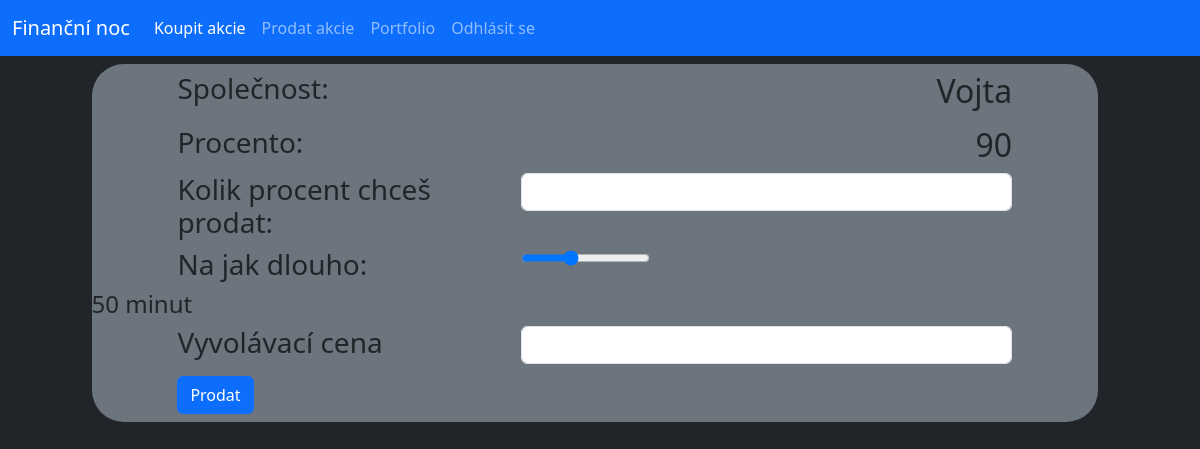
The app's page /sell/1 (signed in), older data.
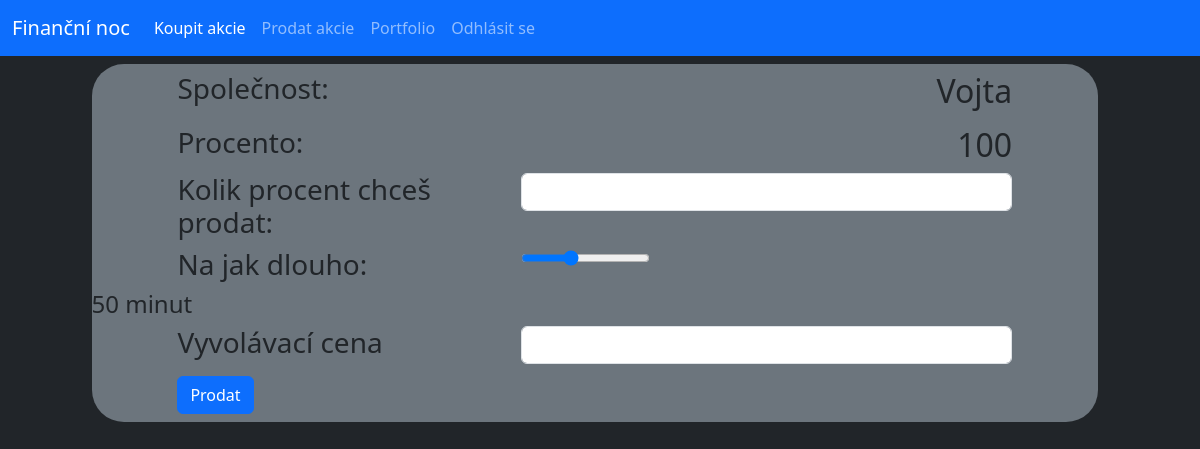
The same page, newer data.
### database.py (models this page shows, shortened)
class Stock(db.Model):
    _id = db.Column("id", db.Integer, primary_key=True)
    owner = db.Column(db.String(40))
    name = db.Column(db.String(40))
    percentage = db.Column(db.Integer)
    isSelling = db.Column(db.Boolean)

### router.py (the view, shortened to what this page needs)
@app.route("/sell", methods=["GET"])
@app.route("/sell/<stock_id>", methods=["GET", "POST"])
def sellStock(stock_id=-1):
    if not "user" in session:
        return redirect(url_for("login"))
    if (request.method == "GET") and (int(stock_id) < 0):
        stocks = Stock.query.filter_by(owner=session["user"]).all()
        return render_template("sell.html", stocks=stocks, logged=True)
    elif (request.method == "GET") and (int(stock_id) >= 0):
        stock = Stock.query.filter_by(_id=stock_id).first()
        stocks = Stock.query.all()
        if stock.owner == session["user"]:
            return render_template("stockSell.html", stock=stock, logged=True)
        else:
            flash("Tuto akcii nevlastníš!")
            return redirect(url_for("home"))

### templates/stockSell.html (shortened to what this page needs)
{% extends "main.html" %}
{% block content %}
<div class="row py-2">
    <div class="col-offset-1 col-11">
        <div class="conteiner offset-1 bg-secondary rounded-5">
            <div class="row py-2">
                <div class="col-4 offset-1"><h3>Společnost:</h3></div>
                <div class="col-6"><h2 class="text-end">{{stock.name}}</h2></div>
            </div>
            <form action="#" method="POST">
                <div class="row">
                    <div class="col-4 offset-1"><h3>Procento:</h3></div>
                    <div class="col-6"><h2 class="text-end">{{stock.percentage}}</h2></div>
                </div>
                <div class="row">
                    <div class="col-4 offset-1"><h3>Kolik procent chceš prodat: </h3></div>
                    <div class="col-6"><input type="amount" class="form-control" id="amount" name="amount"></div>
                </div>
                <div class="row">
                    <div class="col-4 offset-1"><h3>Na jak dlouho: </h3></div>
                    <div class="col-6"><input type="range" min="20" max="100" value="50" class="slider" id="minutes" name="minutes"></div>
                    <div class="col"><h4><span id="sliderValue"></span> minut</h4></div>
                </div>
                <div class="row">
                    <div class="col-4 offset-1"><h3>Vyvolávací cena</h3></div>
                    <div class="col-6"><input type="price" class="form-control" id="price" name="price"></div>
                </div>
                <div class="row py-2">
                    <div class="col-4 offset-1">
                        <button type="submit" class="btn btn-primary">Prodat</button>
                    </div>
            </form>
            </div>
        </div>
    </div>
{% endblock %}

Row changes from the older to the newer data that the page shows:
changed Stock "Vojta": percentage "90" → "100"
